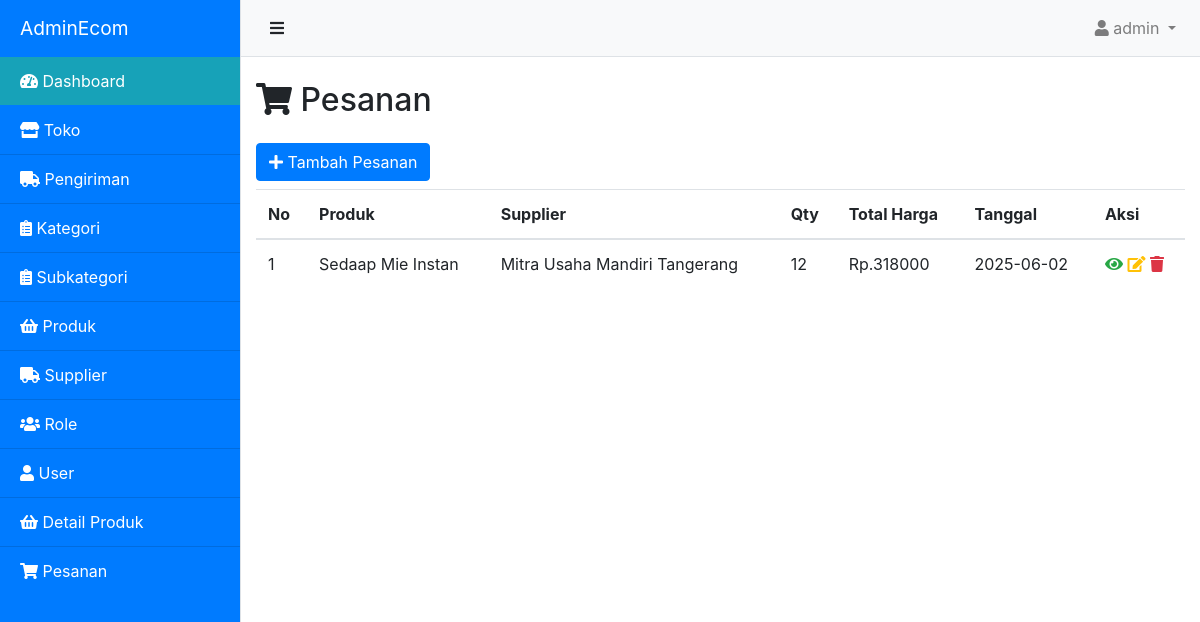
The app's page /admin/dashboard.php?module=pesanan&page=daftar-pesanan (signed in) with its own data.
### tables this page shows
CREATE TABLE `pesanan` (
  `id` int(11) NOT NULL,
  `id_produk` int(11) NOT NULL,
  `id_supplier` int(11) NOT NULL,
  `qty` int(11) NOT NULL,
  `total_harga` int(11) NOT NULL,
  `tanggal` date NOT NULL DEFAULT current_timestamp()
);

CREATE TABLE `produk` (
  `id` int(11) NOT NULL,
  `nama_produk` varchar(100) NOT NULL,
  `harga` int(11) NOT NULL,
  `gambar` varchar(100) NOT NULL,
  `id_subkategori` int(11) NOT NULL
);

CREATE TABLE `supplier` (
  `id` int(11) NOT NULL,
  `nama_supplier` varchar(255) NOT NULL
);

### model/koneksi.php (called while the page is built, shortened)
<?php
class Koneksi {
    private $conn;
    private $host = 'localhost';
    private $user = 'root';
    private $pass = '';
    private $dbname = 'adminecom';
    public function __construct()
    {
        $this->conn = new mysqli($this->host, $this->user, $this->pass, $this->dbname);
    }
    public function getConnection()
    {
        return $this->conn;
    }
}

### model/Pesanan.php (called while the page is built, shortened)
<?php
require_once 'koneksi.php';
class Pesanan extends Koneksi
{
    private $conn;
    public function __construct()
    {
        $this->conn = $this->getConnection();
    }
    public function getAll()
    {
        $query = "SELECT a.*, b.nama_produk, c.nama_supplier FROM pesanan a JOIN produk b JOIN supplier c ON a.id_produk = b.id AND a.id_supplier = c.id ORDER BY a.id DESC";
        $result = $this->conn->query($query);
        $data = array();
        if($result->num_rows > 0){
            while($row = $result->fetch_assoc()){
                $data[] = $row;
            }
        }
        return $data;
    }
}

### admin/page/pesanan/daftar-pesanan.php (the view)
<h2 class="mt-4 mb-4"><i class="fas fa-shopping-cart"></i> Pesanan</h2>
<button type="button" class="btn btn-primary mb-2"onclick="window.location.href='dashboard.php?module=pesanan&page=tambah-pesanan'"><i class="fas fa-plus"></i> Tambah Pesanan</button>
<div class="row">
    <div class="col">
        <table class="table table-hover">
            <thead>
                <tr>
                    <th>No</th>
                    <th>Produk</th>
                    <th>Supplier</th>
                    <th>Qty</th>
                    <th>Total Harga</th>
                    <th>Tanggal</th>
                    <th>Aksi</th>
                </tr>
            </thead>
            <tbody>
                <?php
                    require_once('../model/Pesanan.php');
                    $pesanan = new Pesanan();
                    $pesanans = $pesanan->getAll();
                    $no = 1;
                    foreach ($pesanans as $row) :
                ?>
                <tr>
                    <td><?= $no++ ?></td>
                    <td><?= $row['nama_produk'] ?></td>
                    <td><?= $row['nama_supplier'] ?></td>
                    <td><?= $row['qty'] ?></td>
                    <td>Rp.<?= $row['total_harga'] ?></td>
                    <td><?= $row['tanggal'] ?></td>
                    <td>
                        <a href="#"><i class="fa fa-eye text-success"></i></a>
                        <a href="dashboard.php?module=pesanan&page=edit-pesanan&id=<?= $row['id'] ?>"><i class="fa fa-edit text-warning"></i></a>
                        <a href="page/pesanan/deletepesanan.php?id=<?= $row['id'] ?>"><i class="fa fa-trash text-danger"></i></a>
                    </td>
                </tr>
                <?php endforeach; ?>
            </tbody>
        </table>
    </div>
</div>

### assets/css/simple-sidebar.css (style rules this page uses)
body { overflow-x: hidden; }

### records on screen
pesanan: id_produk.nama_produk "Sedaap Mie Instan", id_supplier.nama_supplier "Mitra Usaha Mandiri Tangerang", qty "12", total_harga "318000", tanggal "2025-06-02"

### other values on screen
$username "admin"
